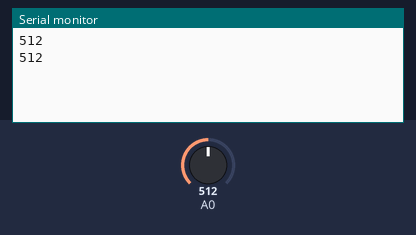
Recording of a sketch running on a simulated Arduino Uno, built with avr-gcc and run on an emulated ATmega328P. Parts: the last lines printed to the serial monitor. The test bench sets the inputs (shaded band); at power-on: A0 = 512.

Above: at 1.8 s.
1.9 s: A0 set to 716
At 2.4 s:
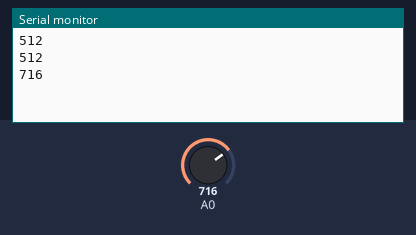
3.4 s: A0 set to 900
At 4.8 s:
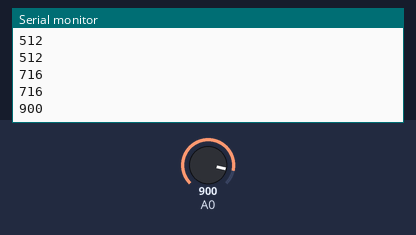
Timing chart, 0 to 6.4 s (numbered marks = the images above; inputs shaded):
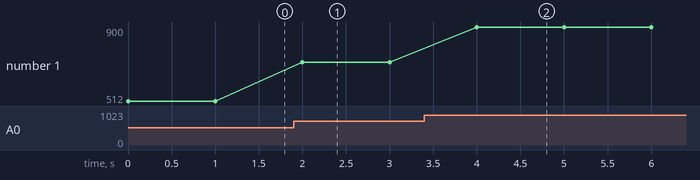

The sketch:

ldr_.ino
```cpp
int lectura = 0;
int pinled1 = 10;
int pinled2 = 11;
int pinalarma = 9;
void setup ()
{
  Serial.begin(9600);
}
void loop ()
{
  if (lectura <512){
 digitalWrite (pinled1, 1);
 digitalWrite (pinled2, 0);
 digitalWrite (pinalarma, 0);
  }
  else {
 digitalWrite(pinled1, 0);
 digitalWrite(pinled2, 1);
 digitalWrite (pinalarma, 0);
  }
  if (lectura >512){
    digitalWrite (pinled1, 0);
    digitalWrite (pinled2, 0);
    digitalWrite (pinalarma, 1);
  }
  else {
   digitalWrite(pinled1, 1);
   digitalWrite(pinled2, 0);
   digitalWrite (pinalarma, 0);
  }
  lectura = analogRead(0);
 Serial.println(lectura);
 delay (1000);
}
```

Measured:
- after the input at 1.9 s, the serial monitor: prints a new line after 0.10 s (image 1)
- after the input at 3.4 s, the serial monitor: prints a new line after 0.60 s (image 2)
- plotted number 1: 512 → 716 after the input at 1.9 s, 716 → 900 after the input at 3.4 s
